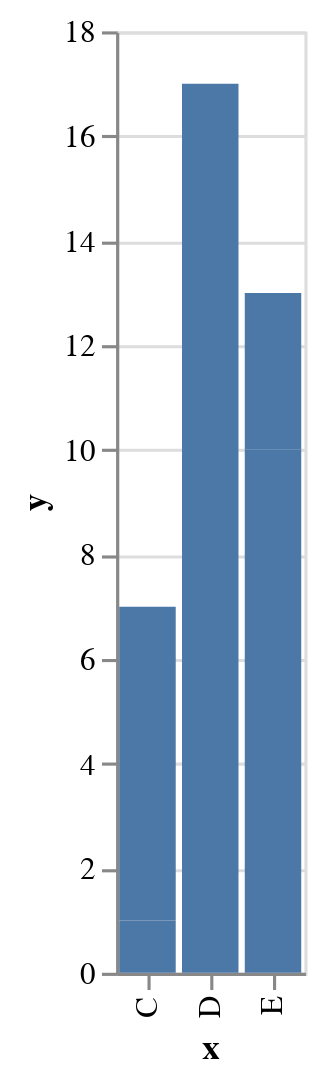

Here is the notebook cell this chart was saved with:
### Code cell
alt.Chart(df).mark_bar().encode(x = 'x', y = 'y')

### Figure 1 — Vega-Lite specification as saved in the notebook (floating-point values rounded to 4 significant figures)
{"config": {"view": {"continuousWidth": 400, "continuousHeight": 300}}, "data": {"name": "data-34c81466daa8eec198d9f2eca27e530c"}, "mark": "bar", "encoding": {"x": {"type": "nominal", "field": "x"}, "y": {"type": "quantitative", "field": "y"}}, "$schema": "https://vega.github.io/schema/vega-lite/v4.0.0.json", "datasets": {"data-34c81466daa8eec198d9f2eca27e530c": [{"x": "C", "y": 1}, {"x": "C", "y": 2}, {"x": "C", "y": 4}, {"x": "D", "y": 9}, {"x": "D", "y": 7}, {"x": "D", "y": 1}, {"x": "E", "y": 6}, {"x": "E", "y": 4}, {"x": "E", "y": 3}]}}
